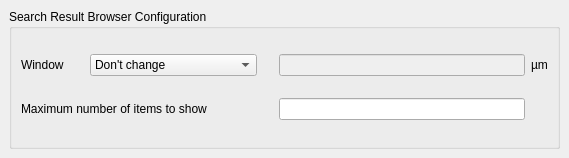
<ui version="4.0" >
 <class>SearchReplaceConfigPage</class>
 <widget class="QFrame" name="SearchReplaceConfigPage" >
  <property name="geometry" >
   <rect>
    <x>0</x>
    <y>0</y>
    <width>569</width>
    <height>158</height>
   </rect>
  </property>
  <property name="windowTitle" >
   <string>Search Result Browser Configuration</string>
  </property>
  <layout class="QVBoxLayout" >
   <property name="margin" >
    <number>9</number>
   </property>
   <property name="spacing" >
    <number>6</number>
   </property>
   <item>
    <widget class="QGroupBox" name="groupBox" >
     <property name="title" >
      <string>Search Result Browser Configuration</string>
     </property>
     <layout class="QGridLayout" >
      <property name="margin" >
       <number>9</number>
      </property>
      <property name="spacing" >
       <number>6</number>
      </property>
      <item row="0" column="4" >
       <widget class="QLabel" name="textLabel2" >
        <property name="text" >
         <string>µm</string>
        </property>
       </widget>
      </item>
      <item row="0" column="3" >
       <widget class="QLineEdit" name="le_window" >
        <property name="enabled" >
         <bool>false</bool>
        </property>
       </widget>
      </item>
      <item row="1" column="0" colspan="3" >
       <widget class="QLabel" name="label" >
        <property name="text" >
         <string>Maximum number of items to show</string>
        </property>
       </widget>
      </item>
      <item row="0" column="0" >
       <widget class="QLabel" name="textLabel1_2" >
        <property name="text" >
         <string>Window      </string>
        </property>
       </widget>
      </item>
      <item row="0" column="1" >
       <widget class="QComboBox" name="cbx_window" >
        <item>
         <property name="text" >
          <string>Don't change</string>
         </property>
        </item>
        <item>
         <property name="text" >
          <string>Fit context cell</string>
         </property>
        </item>
        <item>
         <property name="text" >
          <string>Fit marker with margin ..</string>
         </property>
        </item>
        <item>
         <property name="text" >
          <string>Center marker</string>
         </property>
        </item>
        <item>
         <property name="text" >
          <string>Center marker with size ..</string>
         </property>
        </item>
       </widget>
      </item>
      <item row="0" column="2" >
       <spacer>
        <property name="orientation" >
         <enum>Qt::Horizontal</enum>
        </property>
        <property name="sizeType" >
         <enum>QSizePolicy::Minimum</enum>
        </property>
        <property name="sizeHint" >
         <size>
          <width>10</width>
          <height>21</height>
         </size>
        </property>
       </spacer>
      </item>
      <item row="1" column="3" >
       <widget class="QLineEdit" name="le_max_items" />
      </item>
     </layout>
    </widget>
   </item>
  </layout>
 </widget>
 <layoutdefault spacing="6" margin="11" />
 <tabstops>
  <tabstop>cbx_window</tabstop>
  <tabstop>le_window</tabstop>
  <tabstop>le_max_items</tabstop>
 </tabstops>
 <resources/>
 <connections/>
</ui>
